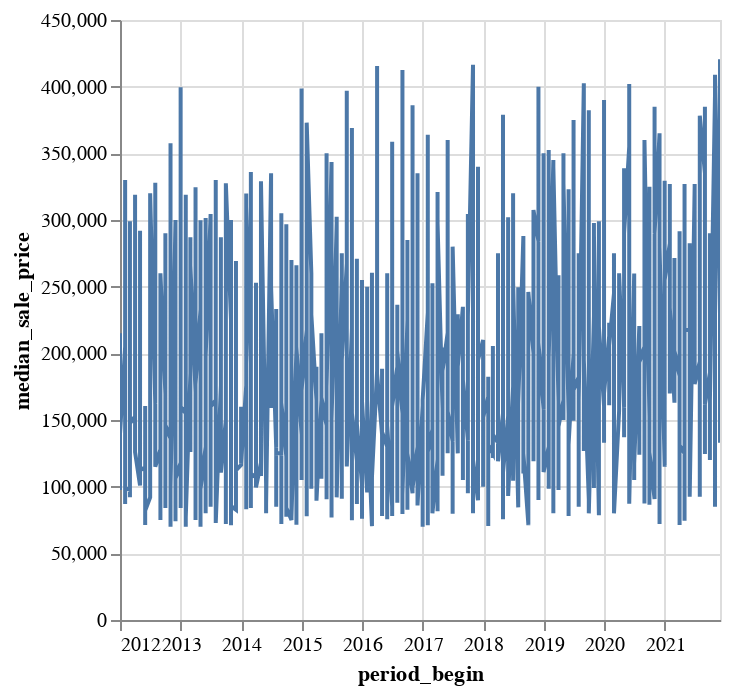

Notebook code cell kept with this figure:
### Code cell
county_df_clean[:1000].select(["period_begin", target]).plot.line(
    x="period_begin",
    y=target
)

### Figure 1 — Vega-Lite specification as saved in the notebook (floating-point values rounded to 4 significant figures; data arrays with more than 128 entries replaced by an {"elided": "..."} marker saying what was removed)
{"config": {"view": {"continuousWidth": 300, "continuousHeight": 300}}, "data": {"name": "data-1f8f4b677fd4b25ae4ecaa5b19d771e0"}, "mark": {"type": "line", "tooltip": true}, "encoding": {"x": {"field": "period_begin", "type": "temporal"}, "y": {"field": "median_sale_price", "type": "quantitative"}}, "params": [{"name": "param_1e9efca18e7a2868", "select": {"type": "interval", "encodings": ["x", "y"]}, "bind": "scales"}], "$schema": "https://vega.github.io/schema/vega-lite/v6.1.0.json", "datasets": {"data-1f8f4b677fd4b25ae4ecaa5b19d771e0": {"elided": "1000 records"}}}
